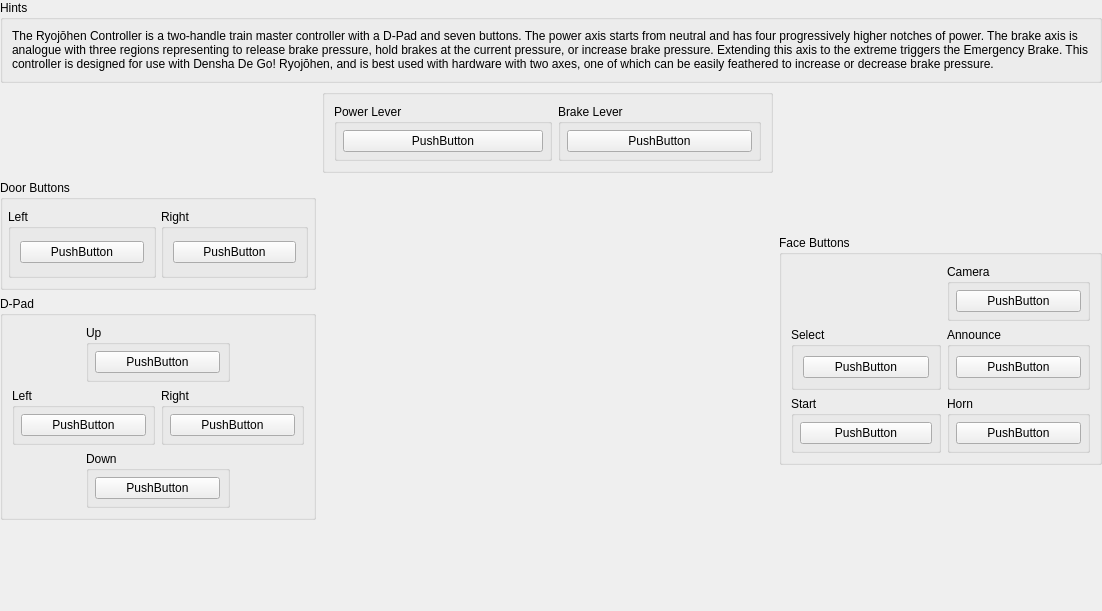
<?xml version="1.0" encoding="UTF-8"?>
<ui version="4.0">
 <class>USBBindingWidget_RyojouhenCon</class>
 <widget class="QWidget" name="USBBindingWidget_RyojouhenCon">
  <property name="geometry">
   <rect>
    <x>0</x>
    <y>0</y>
    <width>1102</width>
    <height>611</height>
   </rect>
  </property>
  <property name="sizePolicy">
   <sizepolicy hsizetype="Expanding" vsizetype="Preferred">
    <horstretch>0</horstretch>
    <verstretch>0</verstretch>
   </sizepolicy>
  </property>
  <layout class="QGridLayout" name="gridLayout_6">
   <property name="leftMargin">
    <number>0</number>
   </property>
   <property name="topMargin">
    <number>0</number>
   </property>
   <property name="rightMargin">
    <number>0</number>
   </property>
   <property name="bottomMargin">
    <number>0</number>
   </property>
   <item row="0" column="0" colspan="3">
    <layout class="QHBoxLayout" name="horizontalLayout_6" stretch="1">
     <item>
      <widget class="QGroupBox" name="groupBox_6">
       <property name="title">
        <string>Hints</string>
       </property>
       <layout class="QHBoxLayout" name="horizontalLayout_5">
        <item>
         <widget class="QLabel" name="label_2">
          <property name="text">
           <string>The Ryojōhen Controller is a two-handle train master controller with a D-Pad and seven buttons. The power axis starts from neutral and has four progressively higher notches of power. The brake axis is analogue with three regions representing to release brake pressure, hold brakes at the current pressure, or increase brake pressure. Extending this axis to the extreme triggers the Emergency Brake. This controller is designed for use with Densha De Go! Ryojōhen, and is best used with hardware with two axes, one of which can be easily feathered to increase or decrease brake pressure.</string>
          </property>
          <property name="wordWrap">
           <bool>true</bool>
          </property>
         </widget>
        </item>
       </layout>
      </widget>
     </item>
    </layout>
   </item>
   <item row="1" column="0">
    <layout class="QVBoxLayout" name="verticalLayout_3">
     <item>
      <spacer name="verticalSpacer_2">
       <property name="orientation">
        <enum>Qt::Orientation::Vertical</enum>
       </property>
       <property name="sizeHint" stdset="0">
        <size>
         <width>20</width>
         <height>40</height>
        </size>
       </property>
      </spacer>
     </item>
     <item>
      <widget class="QGroupBox" name="horizontalGroupBox">
       <property name="minimumSize">
        <size>
         <width>250</width>
         <height>110</height>
        </size>
       </property>
       <property name="title">
        <string>Door Buttons</string>
       </property>
       <layout class="QHBoxLayout" name="horizontalLayout_2">
        <property name="spacing">
         <number>5</number>
        </property>
        <property name="leftMargin">
         <number>5</number>
        </property>
        <property name="rightMargin">
         <number>5</number>
        </property>
        <item>
         <widget class="QGroupBox" name="gridGroupBox_2">
          <property name="minimumSize">
           <size>
            <width>100</width>
            <height>0</height>
           </size>
          </property>
          <property name="title">
           <string>Left</string>
          </property>
          <layout class="QGridLayout" name="gridLayout_8">
           <item row="0" column="0">
            <widget class="InputBindingWidget" name="LeftDoor">
             <property name="minimumSize">
              <size>
               <width>80</width>
               <height>0</height>
              </size>
             </property>
             <property name="text">
              <string>PushButton</string>
             </property>
            </widget>
           </item>
          </layout>
         </widget>
        </item>
        <item>
         <widget class="QGroupBox" name="gridGroupBox">
          <property name="minimumSize">
           <size>
            <width>100</width>
            <height>0</height>
           </size>
          </property>
          <property name="title">
           <string>Right</string>
          </property>
          <layout class="QGridLayout" name="gridLayout_7">
           <item row="0" column="0">
            <widget class="InputBindingWidget" name="RightDoor">
             <property name="minimumSize">
              <size>
               <width>80</width>
               <height>0</height>
              </size>
             </property>
             <property name="text">
              <string>PushButton</string>
             </property>
            </widget>
           </item>
          </layout>
         </widget>
        </item>
       </layout>
      </widget>
     </item>
     <item>
      <widget class="QGroupBox" name="groupBox">
       <property name="title">
        <string>D-Pad</string>
       </property>
       <layout class="QGridLayout" name="gridLayout_5">
        <item row="3" column="1" colspan="2">
         <widget class="QGroupBox" name="groupBox_5">
          <property name="title">
           <string>Down</string>
          </property>
          <layout class="QGridLayout" name="gridLayout_4">
           <property name="leftMargin">
            <number>6</number>
           </property>
           <property name="topMargin">
            <number>6</number>
           </property>
           <property name="rightMargin">
            <number>6</number>
           </property>
           <property name="bottomMargin">
            <number>6</number>
           </property>
           <item row="0" column="0">
            <widget class="InputBindingWidget" name="Down">
             <property name="minimumSize">
              <size>
               <width>125</width>
               <height>0</height>
              </size>
             </property>
             <property name="maximumSize">
              <size>
               <width>125</width>
               <height>16777215</height>
              </size>
             </property>
             <property name="text">
              <string notr="true">PushButton</string>
             </property>
            </widget>
           </item>
          </layout>
         </widget>
        </item>
        <item row="2" column="2" colspan="2">
         <widget class="QGroupBox" name="groupBox_4">
          <property name="title">
           <string>Right</string>
          </property>
          <layout class="QGridLayout" name="gridLayout_3">
           <property name="leftMargin">
            <number>6</number>
           </property>
           <property name="topMargin">
            <number>6</number>
           </property>
           <property name="rightMargin">
            <number>6</number>
           </property>
           <property name="bottomMargin">
            <number>6</number>
           </property>
           <item row="0" column="0">
            <widget class="InputBindingWidget" name="Right">
             <property name="minimumSize">
              <size>
               <width>125</width>
               <height>0</height>
              </size>
             </property>
             <property name="maximumSize">
              <size>
               <width>125</width>
               <height>16777215</height>
              </size>
             </property>
             <property name="text">
              <string notr="true">PushButton</string>
             </property>
            </widget>
           </item>
          </layout>
         </widget>
        </item>
        <item row="0" column="1" colspan="2">
         <widget class="QGroupBox" name="groupBox_2">
          <property name="title">
           <string>Up</string>
          </property>
          <layout class="QGridLayout" name="gridLayout">
           <property name="leftMargin">
            <number>6</number>
           </property>
           <property name="topMargin">
            <number>6</number>
           </property>
           <property name="rightMargin">
            <number>6</number>
           </property>
           <property name="bottomMargin">
            <number>6</number>
           </property>
           <item row="0" column="0">
            <widget class="InputBindingWidget" name="Up">
             <property name="minimumSize">
              <size>
               <width>125</width>
               <height>0</height>
              </size>
             </property>
             <property name="maximumSize">
              <size>
               <width>125</width>
               <height>16777215</height>
              </size>
             </property>
             <property name="text">
              <string notr="true">PushButton</string>
             </property>
            </widget>
           </item>
          </layout>
         </widget>
        </item>
        <item row="2" column="0" colspan="2">
         <widget class="QGroupBox" name="groupBox_3">
          <property name="title">
           <string>Left</string>
          </property>
          <layout class="QGridLayout" name="gridLayout_2">
           <property name="leftMargin">
            <number>6</number>
           </property>
           <property name="topMargin">
            <number>6</number>
           </property>
           <property name="rightMargin">
            <number>6</number>
           </property>
           <property name="bottomMargin">
            <number>6</number>
           </property>
           <item row="0" column="0">
            <widget class="InputBindingWidget" name="Left">
             <property name="minimumSize">
              <size>
               <width>125</width>
               <height>0</height>
              </size>
             </property>
             <property name="maximumSize">
              <size>
               <width>125</width>
               <height>16777215</height>
              </size>
             </property>
             <property name="text">
              <string notr="true">PushButton</string>
             </property>
            </widget>
           </item>
          </layout>
         </widget>
        </item>
       </layout>
      </widget>
     </item>
     <item>
      <spacer name="verticalSpacer_5">
       <property name="orientation">
        <enum>Qt::Orientation::Vertical</enum>
       </property>
       <property name="sizeHint" stdset="0">
        <size>
         <width>20</width>
         <height>0</height>
        </size>
       </property>
      </spacer>
     </item>
    </layout>
   </item>
   <item row="1" column="1">
    <layout class="QVBoxLayout" name="verticalLayout_2">
     <item>
      <widget class="QGroupBox" name="gridGroupBox">
       <layout class="QGridLayout" name="gridLayout_9">
        <item row="0" column="1">
         <widget class="QGroupBox" name="groupBox_29">
          <property name="maximumSize">
           <size>
            <width>16777215</width>
            <height>16777215</height>
           </size>
          </property>
          <property name="title">
           <string>Brake Lever</string>
          </property>
          <property name="alignment">
           <set>Qt::AlignmentFlag::AlignLeading|Qt::AlignmentFlag::AlignLeft|Qt::AlignmentFlag::AlignTop</set>
          </property>
          <layout class="QGridLayout" name="gridLayout_30">
           <property name="leftMargin">
            <number>6</number>
           </property>
           <property name="topMargin">
            <number>6</number>
           </property>
           <property name="rightMargin">
            <number>6</number>
           </property>
           <property name="bottomMargin">
            <number>6</number>
           </property>
           <item row="0" column="0">
            <widget class="InputBindingWidget" name="Brake">
             <property name="minimumSize">
              <size>
               <width>150</width>
               <height>0</height>
              </size>
             </property>
             <property name="maximumSize">
              <size>
               <width>200</width>
               <height>16777215</height>
              </size>
             </property>
             <property name="text">
              <string notr="true">PushButton</string>
             </property>
            </widget>
           </item>
          </layout>
         </widget>
        </item>
        <item row="0" column="0">
         <widget class="QGroupBox" name="groupBox_32">
          <property name="title">
           <string>Power Lever</string>
          </property>
          <layout class="QGridLayout" name="gridLayout_31">
           <property name="leftMargin">
            <number>6</number>
           </property>
           <property name="topMargin">
            <number>6</number>
           </property>
           <property name="rightMargin">
            <number>6</number>
           </property>
           <property name="bottomMargin">
            <number>6</number>
           </property>
           <item row="0" column="0">
            <widget class="InputBindingWidget" name="Power">
             <property name="minimumSize">
              <size>
               <width>200</width>
               <height>0</height>
              </size>
             </property>
             <property name="maximumSize">
              <size>
               <width>200</width>
               <height>16777215</height>
              </size>
             </property>
             <property name="text">
              <string notr="true">PushButton</string>
             </property>
            </widget>
           </item>
          </layout>
         </widget>
        </item>
       </layout>
      </widget>
     </item>
     <item>
      <layout class="QHBoxLayout" name="horizontalLayout"/>
     </item>
     <item>
      <layout class="QHBoxLayout" name="horizontalLayout_4">
       <item>
        <spacer name="horizontalSpacer">
         <property name="orientation">
          <enum>Qt::Orientation::Horizontal</enum>
         </property>
         <property name="sizeHint" stdset="0">
          <size>
           <width>40</width>
           <height>20</height>
          </size>
         </property>
        </spacer>
       </item>
       <item>
        <widget class="QLabel" name="label">
         <property name="sizePolicy">
          <sizepolicy hsizetype="Fixed" vsizetype="Fixed">
           <horstretch>0</horstretch>
           <verstretch>0</verstretch>
          </sizepolicy>
         </property>
         <property name="minimumSize">
          <size>
           <width>400</width>
           <height>280</height>
          </size>
         </property>
         <property name="maximumSize">
          <size>
           <width>400</width>
           <height>280</height>
          </size>
         </property>
         <property name="text">
          <string/>
         </property>
         <property name="pixmap">
          <pixmap resource="../resources/resources.qrc">:/images/RyojouhenCon.svg</pixmap>
         </property>
         <property name="scaledContents">
          <bool>true</bool>
         </property>
        </widget>
       </item>
       <item>
        <spacer name="horizontalSpacer_2">
         <property name="orientation">
          <enum>Qt::Orientation::Horizontal</enum>
         </property>
         <property name="sizeHint" stdset="0">
          <size>
           <width>40</width>
           <height>20</height>
          </size>
         </property>
        </spacer>
       </item>
      </layout>
     </item>
     <item>
      <spacer name="verticalSpacer">
       <property name="orientation">
        <enum>Qt::Orientation::Vertical</enum>
       </property>
       <property name="sizeHint" stdset="0">
        <size>
         <width>20</width>
         <height>40</height>
        </size>
       </property>
      </spacer>
     </item>
    </layout>
   </item>
   <item row="1" column="2">
    <layout class="QVBoxLayout" name="verticalLayout">
     <item>
      <spacer name="verticalSpacer_7">
       <property name="orientation">
        <enum>Qt::Orientation::Vertical</enum>
       </property>
       <property name="sizeHint" stdset="0">
        <size>
         <width>20</width>
         <height>40</height>
        </size>
       </property>
      </spacer>
     </item>
     <item>
      <widget class="QGroupBox" name="groupBox_16">
       <property name="title">
        <string>Face Buttons</string>
       </property>
       <layout class="QGridLayout" name="gridLayout_16">
        <item row="1" column="0">
         <widget class="QGroupBox" name="groupBox_35">
          <property name="minimumSize">
           <size>
            <width>150</width>
            <height>0</height>
           </size>
          </property>
          <property name="title">
           <string>Select</string>
          </property>
          <layout class="QGridLayout" name="gridLayout_35">
           <item row="0" column="0">
            <widget class="InputBindingWidget" name="Select">
             <property name="sizePolicy">
              <sizepolicy hsizetype="Expanding" vsizetype="Fixed">
               <horstretch>0</horstretch>
               <verstretch>0</verstretch>
              </sizepolicy>
             </property>
             <property name="maximumSize">
              <size>
               <width>250</width>
               <height>16777215</height>
              </size>
             </property>
             <property name="text">
              <string notr="true">PushButton</string>
             </property>
            </widget>
           </item>
          </layout>
         </widget>
        </item>
        <item row="2" column="0">
         <widget class="QGroupBox" name="groupBox_23">
          <property name="minimumSize">
           <size>
            <width>150</width>
            <height>0</height>
           </size>
          </property>
          <property name="title">
           <string>Start</string>
          </property>
          <layout class="QGridLayout" name="gridLayout_23">
           <property name="leftMargin">
            <number>6</number>
           </property>
           <property name="topMargin">
            <number>6</number>
           </property>
           <property name="rightMargin">
            <number>6</number>
           </property>
           <property name="bottomMargin">
            <number>6</number>
           </property>
           <item row="0" column="0">
            <widget class="InputBindingWidget" name="Start">
             <property name="sizePolicy">
              <sizepolicy hsizetype="Expanding" vsizetype="Fixed">
               <horstretch>0</horstretch>
               <verstretch>0</verstretch>
              </sizepolicy>
             </property>
             <property name="maximumSize">
              <size>
               <width>250</width>
               <height>16777215</height>
              </size>
             </property>
             <property name="text">
              <string notr="true">PushButton</string>
             </property>
            </widget>
           </item>
          </layout>
         </widget>
        </item>
        <item row="1" column="2">
         <widget class="QGroupBox" name="groupBox_20">
          <property name="title">
           <string>Announce</string>
          </property>
          <layout class="QGridLayout" name="gridLayout_20">
           <property name="leftMargin">
            <number>6</number>
           </property>
           <property name="topMargin">
            <number>6</number>
           </property>
           <property name="rightMargin">
            <number>6</number>
           </property>
           <property name="bottomMargin">
            <number>6</number>
           </property>
           <item row="0" column="0">
            <widget class="InputBindingWidget" name="Announce">
             <property name="minimumSize">
              <size>
               <width>125</width>
               <height>0</height>
              </size>
             </property>
             <property name="maximumSize">
              <size>
               <width>125</width>
               <height>16777215</height>
              </size>
             </property>
             <property name="text">
              <string notr="true">PushButton</string>
             </property>
            </widget>
           </item>
          </layout>
         </widget>
        </item>
        <item row="0" column="2">
         <widget class="QGroupBox" name="groupBox_19">
          <property name="title">
           <string>Camera</string>
          </property>
          <layout class="QGridLayout" name="gridLayout_19">
           <property name="leftMargin">
            <number>6</number>
           </property>
           <property name="topMargin">
            <number>6</number>
           </property>
           <property name="rightMargin">
            <number>6</number>
           </property>
           <property name="bottomMargin">
            <number>6</number>
           </property>
           <item row="0" column="0">
            <widget class="InputBindingWidget" name="Camera">
             <property name="minimumSize">
              <size>
               <width>125</width>
               <height>0</height>
              </size>
             </property>
             <property name="maximumSize">
              <size>
               <width>125</width>
               <height>16777215</height>
              </size>
             </property>
             <property name="text">
              <string notr="true">PushButton</string>
             </property>
            </widget>
           </item>
          </layout>
         </widget>
        </item>
        <item row="2" column="2">
         <widget class="QGroupBox" name="groupBox_17">
          <property name="title">
           <string>Horn</string>
          </property>
          <layout class="QGridLayout" name="gridLayout_17">
           <property name="leftMargin">
            <number>6</number>
           </property>
           <property name="topMargin">
            <number>6</number>
           </property>
           <property name="rightMargin">
            <number>6</number>
           </property>
           <property name="bottomMargin">
            <number>6</number>
           </property>
           <item row="0" column="0">
            <widget class="InputBindingWidget" name="Horn">
             <property name="minimumSize">
              <size>
               <width>125</width>
               <height>0</height>
              </size>
             </property>
             <property name="maximumSize">
              <size>
               <width>125</width>
               <height>16777215</height>
              </size>
             </property>
             <property name="text">
              <string notr="true">PushButton</string>
             </property>
            </widget>
           </item>
          </layout>
         </widget>
        </item>
       </layout>
      </widget>
     </item>
     <item>
      <spacer name="verticalSpacer_4">
       <property name="orientation">
        <enum>Qt::Orientation::Vertical</enum>
       </property>
       <property name="sizeHint" stdset="0">
        <size>
         <width>20</width>
         <height>0</height>
        </size>
       </property>
      </spacer>
     </item>
    </layout>
   </item>
  </layout>
 </widget>
 <customwidgets>
  <customwidget>
   <class>InputBindingWidget</class>
   <extends>QPushButton</extends>
   <header>Settings/InputBindingWidget.h</header>
  </customwidget>
 </customwidgets>
 <resources>
  <include location="../resources/resources.qrc"/>
 </resources>
 <connections/>
</ui>
